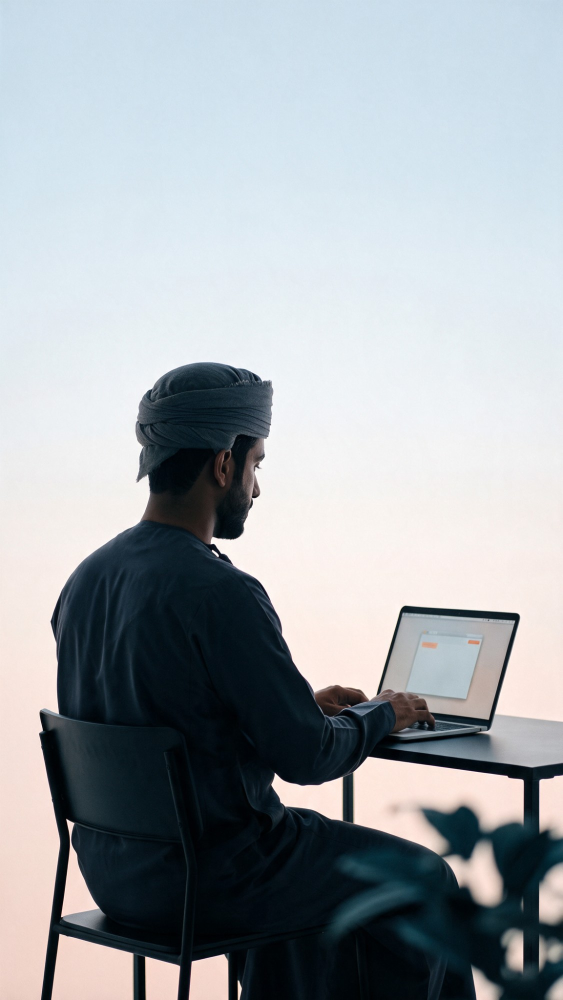
#> input picture promo/assets/film/01-typing-close.jpg, 1125 x 2000 px (shown at 1/2 size); its folder holds only this picture in this run
$ python film_prep.py
#> lines starting #> are read from the running program, lines starting #| are printed output that depends on the picture; after the words box and inside, x2 and y2 are one past the last pixel; in counts of white or black regions, pixels touching at a corner belong together
"""Prepares the film stills for scenes-film.html.

For each still: a sharpened 1188 px wide upscale (1.1x the 1080 frame, room for the slow dolly moves) and,
where the laptop screen gets the real Kalam UI, a screen matte: the screen quad minus anything dark in
front of it (hands), so composited UI sits behind his fingers. Writes assets/film/hd/*.jpg, *-matte.png
and quads.json (screen corners TL, TR, BR, BL in hd pixels).

    python3 film_prep.py
"""
import json
import os
import numpy as np
from PIL import Image, ImageDraw, ImageFilter

HERE = os.path.dirname(os.path.abspath(__file__))
SRC = os.path.join(HERE, "assets/film")
OUT = os.path.join(SRC, "hd")
W = 1188

# Screen corners measured on the source stills (all plate edits and swaps share one laptop position).
PLATE = [(550.75, 842.5), (705.5, 853.75), (674.5, 993.5), (516.5, 962)]
CLOSE = [(806, 1225), (1031, 1240), (985.5, 1443), (756, 1397)]
STILLS = {
    "01-typing-close": CLOSE,
    "01-typing": PLATE,
    "03-discover": PLATE,
    "04-key-macro": None,
    "05-release": PLATE,
    "07-private-screen": None,
    "08-relaxed": PLATE,
    "09a-khaliji": PLATE,
    "09b-levantine": PLATE,
    "09c-english": PLATE,
}

os.makedirs(OUT, exist_ok=True)
quads = {}
for name, quad in STILLS.items():
    im = Image.open(os.path.join(SRC, name + ".jpg")).convert("RGB")
#> im is the input picture: PIL image 1125x2000 RGB; mean R, G, B 160.1, 166.2, 170.7
    k = W / im.width
#> k = 1.06
    hd = im.resize((W, round(im.height * k)), Image.LANCZOS).filter(ImageFilter.UnsharpMask(radius=1.6, percent=45, threshold=2))
    hd.save(os.path.join(OUT, name + ".jpg"), quality=95, subsampling=0)
    if not quad:
        continue
    q = [(x * k, y * k) for x, y in quad]
    quads[name] = q
    # Quad, drawn 4x and scaled down for clean edges, pulled in half a pixel off the bezel.
    ss = 4
    poly = Image.new("L", (hd.width * ss, hd.height * ss), 0)
#> poly: PIL image 4752x8448 L; every value is 0
    cx, cy = sum(p[0] for p in q) / 4, sum(p[1] for p in q) / 4
#> cx = 944.7; cy = 1400.5
    ImageDraw.Draw(poly).polygon([((x + (cx - x) * 0.004) * ss, (y + (cy - y) * 0.004) * ss) for x, y in q], fill=255)
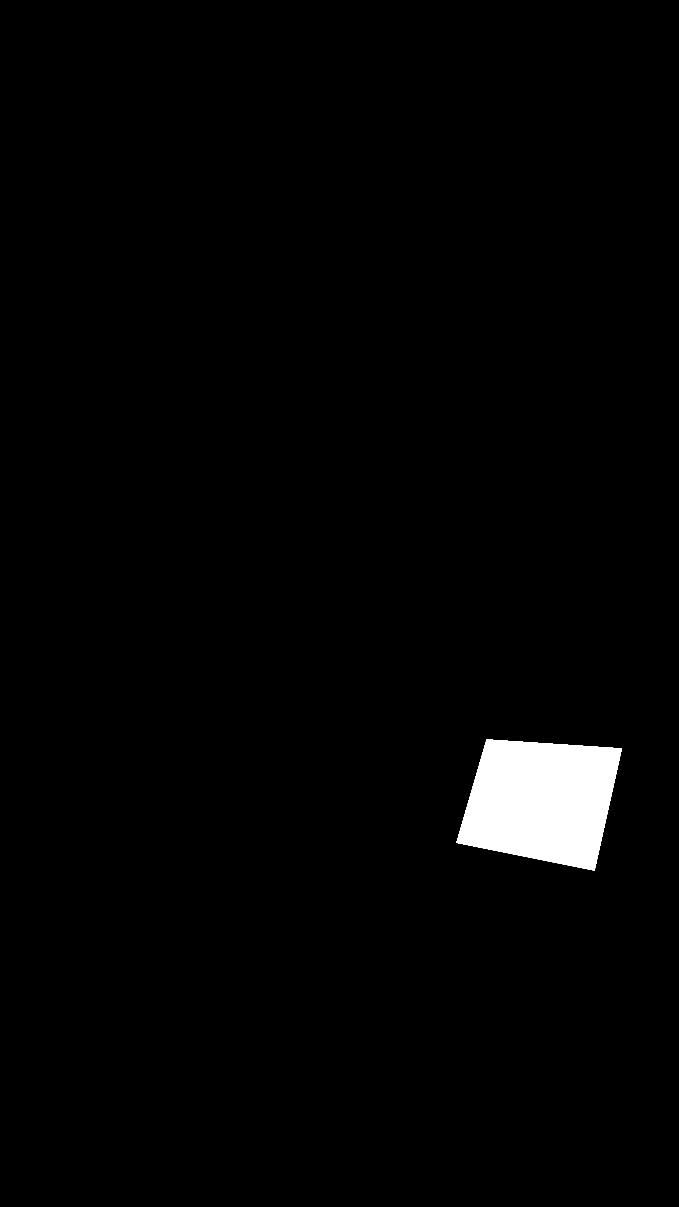
#> poly: PIL image 4752x8448 L (shown at 1/7 size); 1.9% white; 1 white region, box (x1, y1, x2, y2) and area: (3195, 5176, 4353, 6094) 780552
    poly = np.asarray(poly.resize(hd.size, Image.LANCZOS), float) / 255
#> poly: shape (2112, 1188) float64
    # Hands: dark pixels, or warm skin tones darker than the lit (sometimes coral) screen.
    px = np.asarray(hd, float)
    r, g, b = px[..., 0], px[..., 1], px[..., 2]
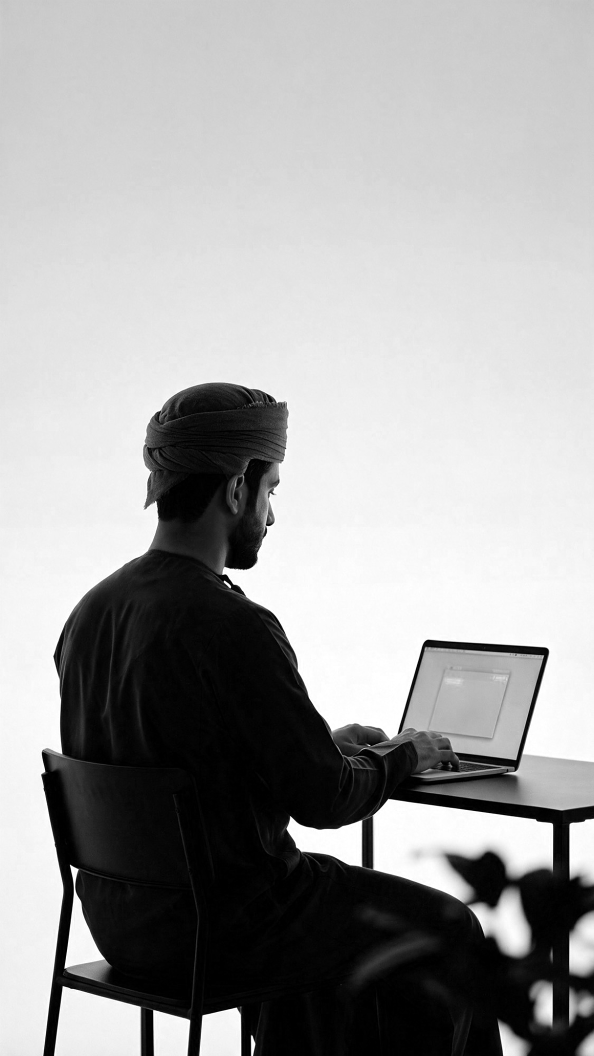
#> r: shape (2112, 1188) float64 (shown at 1/2 size); min 0, max 255, mean 160.1
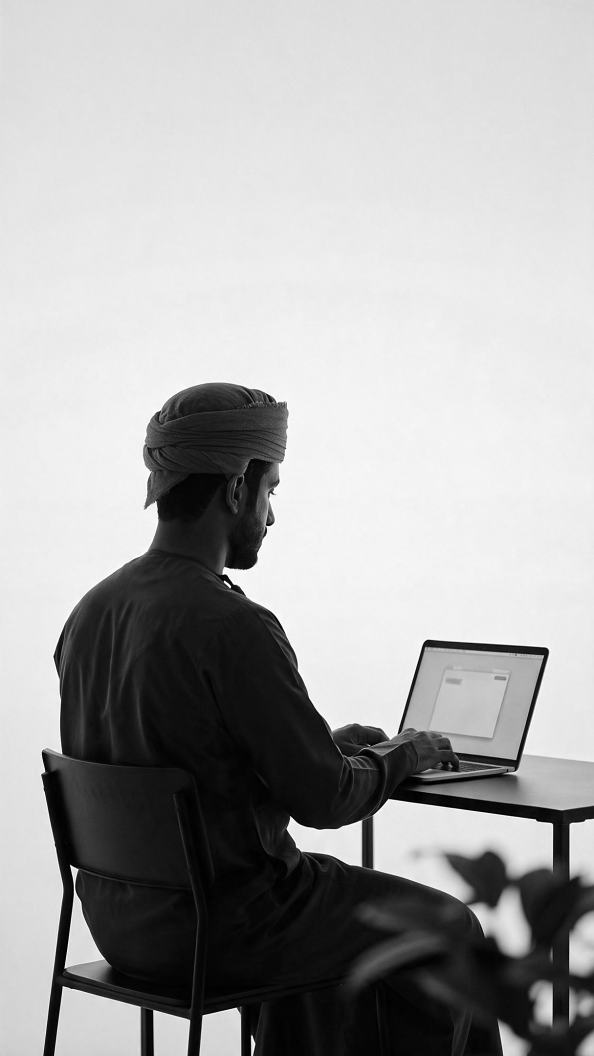
#> g: shape (2112, 1188) float64 (shown at 1/2 size); min 0, max 255, mean 166.2
    luma = 0.299 * r + 0.587 * g + 0.114 * b
    hand = (px.max(axis=2) < 135) | ((r - b > 28) & (r < 205) & (luma < 175))
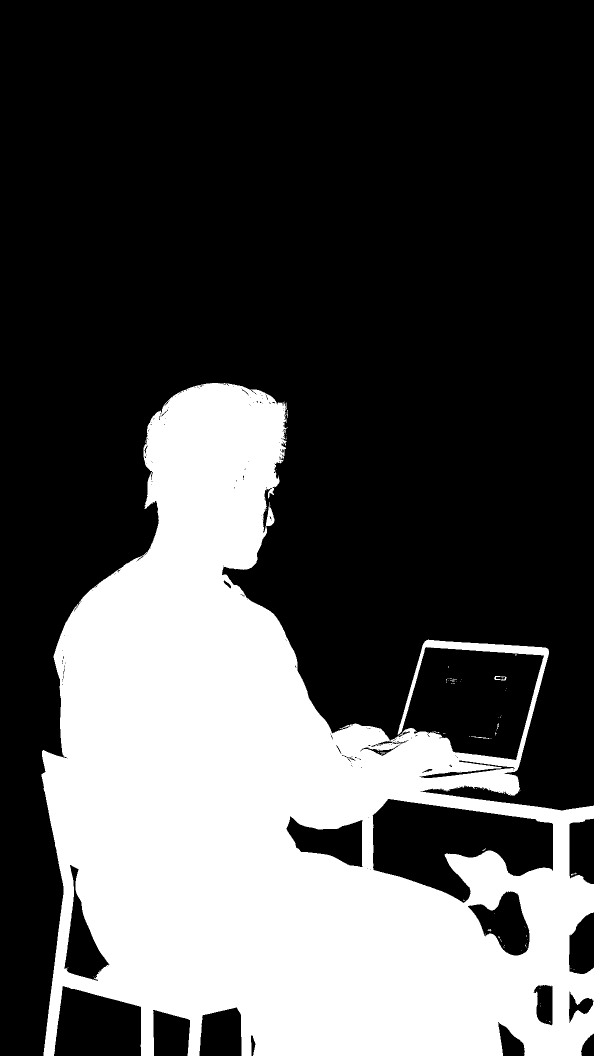
#> hand: shape (2112, 1188) bool (shown at 1/2 size); 31.3% white; 86 white regions (81 under 20 px), largest, box (x1, y1, x2, y2) and area: (83, 766, 1188, 2112) 783661, (988, 1352, 1013, 1361) 106, (942, 1473, 979, 1478) 54, (572, 820, 576, 836) 23, (994, 1446, 998, 1458) 21
    # Keep only dark areas that reach in from outside the screen (hands, sleeves), not marks on the screen.
    seed = hand & (poly < 0.5)
#> seed: shape (2112, 1188) bool; 31.1% white; 61 white regions (58 under 20 px), largest, box (x1, y1, x2, y2) and area: (83, 766, 1188, 2112) 774640, (795, 1279, 1098, 1496) 5681, (572, 820, 576, 836) 23
    while True:
        grown = np.asarray(Image.fromarray((seed * 255).astype(np.uint8)).filter(ImageFilter.MaxFilter(3))) > 0
        grown &= hand
        if (grown == seed).all():
            break
        seed = grown
#> this loop made 22 passes
#> pass 1, `grown &= hand`:
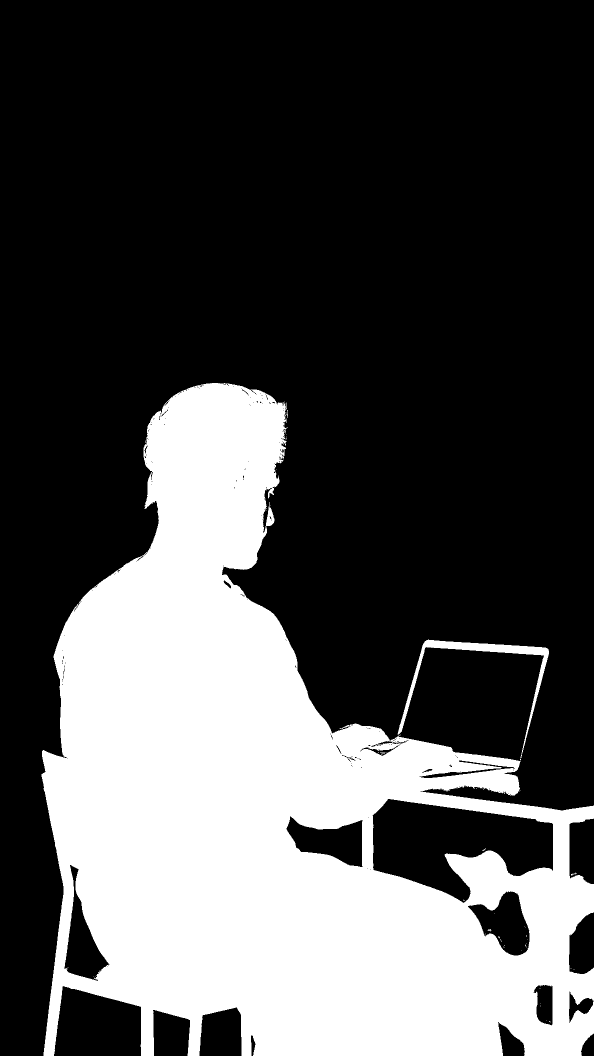
#> grown: shape (2112, 1188) bool (shown at 1/2 size); 31.1% white; 57 white regions (54 under 20 px), largest, box (x1, y1, x2, y2) and area: (83, 766, 1188, 2112) 774803, (795, 1279, 1098, 1508) 6237, (572, 820, 576, 836) 23
#> after the loop: grown: shape (2112, 1188) bool; 31.2% white; 54 white regions (52 under 20 px), largest, box (x1, y1, x2, y2) and area: (83, 766, 1188, 2112) 783661, (572, 820, 576, 836) 23
    hand = Image.fromarray((seed * 255).astype(np.uint8)).filter(ImageFilter.MedianFilter(5)).filter(ImageFilter.MaxFilter(3)).filter(ImageFilter.GaussianBlur(0.9))
#> hand: PIL image 1188x2112 L
    lit = 1 - np.asarray(hand, float) / 255
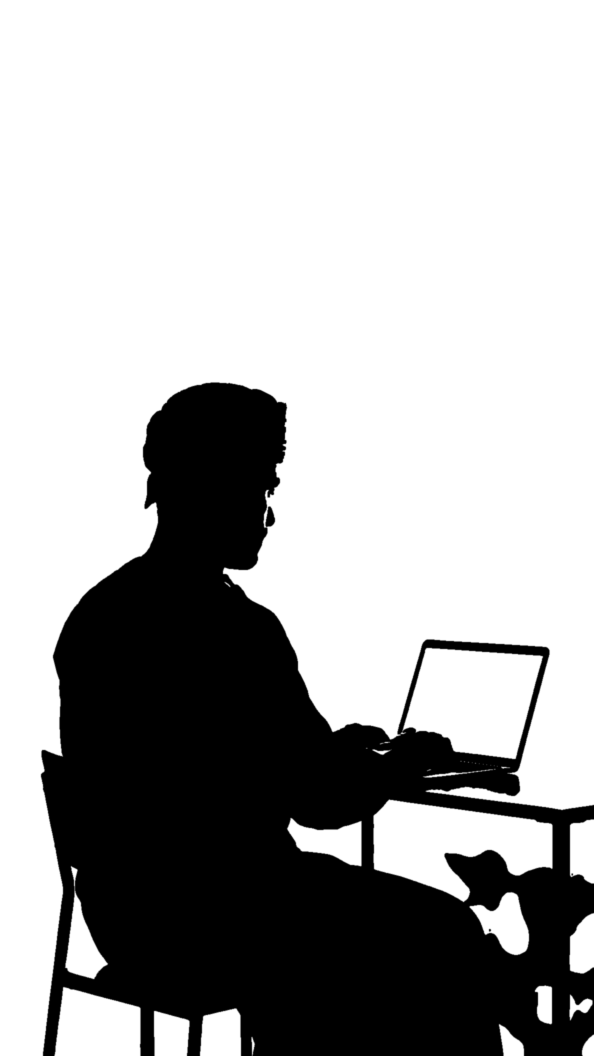
#> lit: shape (2112, 1188) float64 (shown at 1/2 size); min 0, max 1, mean 0.682
    a = (poly * lit * 255).astype(np.uint8)
    m = Image.new("RGBA", hd.size, (0, 0, 0, 0))
#> m: PIL image 1188x2112 RGBA; every value is 0
    m.putalpha(Image.fromarray(a))
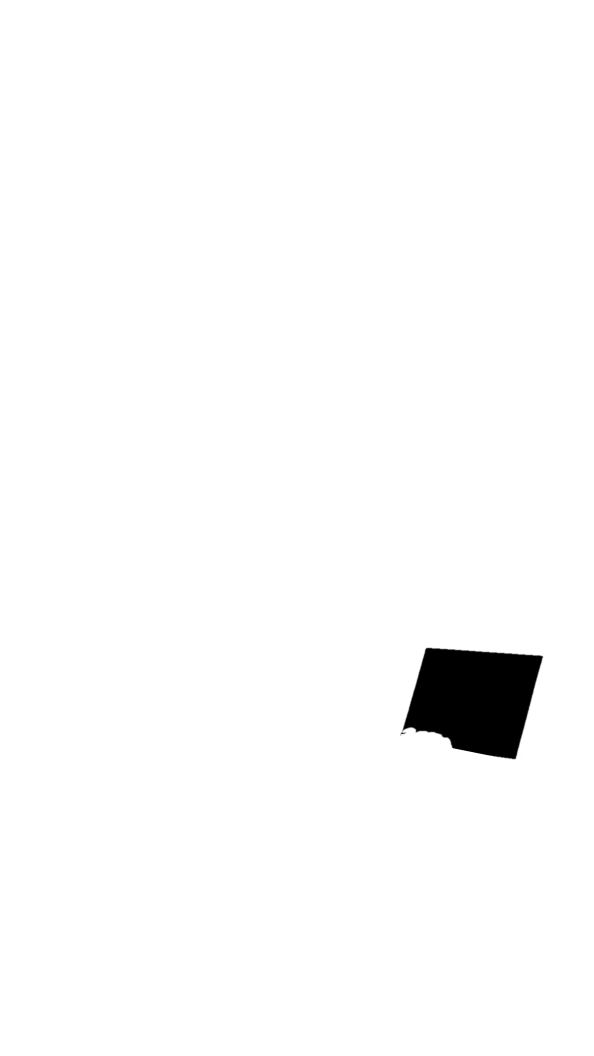
#> m: PIL image 1188x2112 RGBA (shown at 1/2 size); mean R, G, B, A 0, 0, 0, 4.5; transparent parts drawn white
#> (the run stopped early here; a loop or call above may not have finished)
